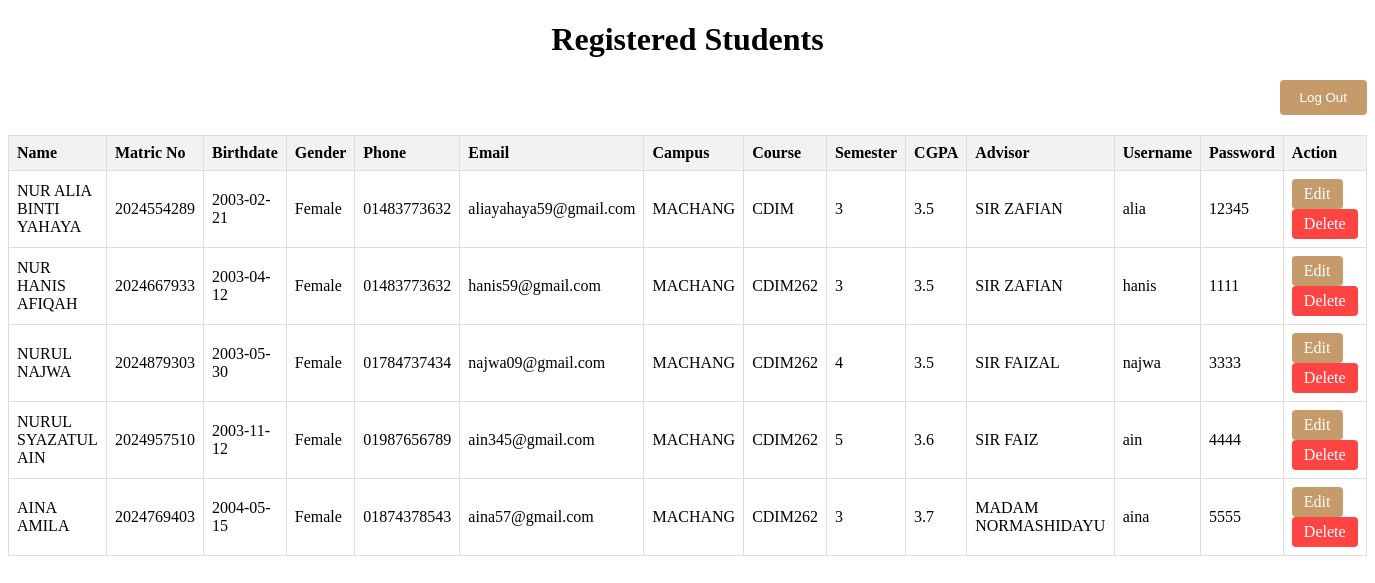
The app's page /admin.php with its own data.
### tables this page shows
CREATE TABLE `register` (
  `user_id` int(3) UNSIGNED ZEROFILL NOT NULL,
  `name` varchar(50) NOT NULL,
  `matric_no` int(10) NOT NULL,
  `dob` date NOT NULL,
  `gender` varchar(10) NOT NULL,
  `phone` varchar(15) NOT NULL,
  `email` varchar(30) NOT NULL,
  `address` varchar(200) NOT NULL,
  `avatar` varchar(255) NOT NULL,
  `username` varchar(20) NOT NULL,
  `password` varchar(10) NOT NULL,
  `campus` varchar(30) NOT NULL,
  `course` varchar(30) NOT NULL,
  `current_semester` int(10) NOT NULL,
  `cgpa` double NOT NULL,
  `advisor` varchar(50) NOT NULL
);

### admin.php (the view, shortened to what this page needs)
<!doctype html>
<html>
<head>
</head>
<body>
<?php
$con = mysqli_connect("localhost", "root", "", "eprofile") or die(mysqli_connect_errno($con));
if(isset($_GET['edit_id'])) {
    $edit_id = $_GET['edit_id'];
    $edit_query = mysqli_query($con, "SELECT * FROM register WHERE user_id=$edit_id") or die(mysqli_error($con));
    $edit_data = mysqli_fetch_array($edit_query);
    ?>
    <h2>Edit Registration</h2>
    <form method="POST" action="">
        <input type="hidden" name="id" value="<?php echo $edit_data['user_id']; ?>">
        <p>Name: <input type="text" name="name" value="<?php echo $edit_data['name']; ?>"></p>
        <p>Matric No: <input type="number" name="matric_no" value="<?php echo $edit_data['matric_no']; ?>"></p>
        <p>Birthdate: <input type="date" name="dob" value="<?php echo $edit_data['dob']; ?>"></p>
        <p>Gender: <input type="gender" name="gender" value="<?php echo $edit_data['gender']; ?>"></p>
        <p>Phone: <input type="text" name="phone" value="<?php echo $edit_data['phone']; ?>"></p>
        <p>Email: <input type="email" name="email" value="<?php echo $edit_data['email']; ?>"></p>
        <p>Address: <input type="text" name="address" value="<?php echo $edit_data['address']; ?>"></p>
        <p>Campus: <input type="text" name="campus" value="<?php echo $edit_data['campus']; ?>"></p>
        <p>Course: <input type="text" name="course" value="<?php echo $edit_data['course']; ?>"></p>
        <p>Semester: <input type="number" name="current_semester" value="<?php echo $edit_data['current_semester']; ?>"></p>
        <p>CGPA: <input type="number" name="cgpa" value="<?php echo $edit_data['cgpa']; ?>"></p>
        <p>Advisor: <input type="text" name="advisor" value="<?php echo $edit_data['advisor']; ?>"></p>
        <p>Username: <input type="text" name="username" value="<?php echo $edit_data['username']; ?>"></p>
        <p>Password: <input type="password" name="password" value="<?php echo $edit_data['password']; ?>"></p>
        <input type="submit" name="update" value="Update" class="edit-btn">
    </form>
    <?php
} else {
    $carian = mysqli_query($con, "SELECT * FROM register") or die(mysqli_error($con));
    echo "<h1 style='text-align:center'>Registered Students</h1>";
    echo "<form method='POST' action='' style='text-align: right; margin-bottom: 20px;'>
            <button type='submit' name='logout' style='background-color: #c69b6b; color: white; padding: 10px 20px; border: none; border-radius: 4px; cursor: pointer;'>Log Out</button>
        </form>";
    echo "<table>
        <tr>
            <th>Name</th>
            <th>Matric No</th>
            <th>Birthdate</th>
            <th>Gender</th>
            <th>Phone</th>
            <th>Email</th>
            <th>Campus</th>
            <th>Course</th>
            <th>Semester</th>
            <th>CGPA</th>
            <th>Advisor</th>
            <th>Username</th>
            <th>Password</th>
            <th>Action</th>
        </tr>";
    while($data = mysqli_fetch_array($carian)) {
        echo "<tr>";
        echo "<td>{$data['name']}</td>";
        echo "<td>{$data['matric_no']}</td>";
        echo "<td>{$data['dob']}</td>";
        echo "<td>{$data['gender']}</td>";
        echo "<td>{$data['phone']}</td>";
        echo "<td>{$data['email']}</td>";
        echo "<td>{$data['campus']}</td>";
        echo "<td>{$data['course']}</td>";
        echo "<td>{$data['current_semester']}</td>";
        echo "<td>{$data['cgpa']}</td>";
        echo "<td>{$data['advisor']}</td>";
        echo "<td>{$data['username']}</td>";
        echo "<td>{$data['password']}</td>";
        echo "<td>
                <a href='?edit_id={$data['user_id']}' class='edit-btn'>Edit</a>
                <a href='?delete_id={$data['user_id']}' class='delete-btn' onclick='return confirm(\"Are you sure you want to delete this record?\")'>Delete</a>
              </td>";
        echo "</tr>";
    }
    echo "</table>";
}
?>
</body>
</html>

### admin.php (style rules this page uses)
table { border-collapse: collapse; width: 100%; }
th, td { border: 1px solid #ddd; padding: 8px; text-align: left; }
th { background-color: #f2f2f2; }
.edit-btn { background-color: #c69b6b; color: white; padding: 6px 12px; border: none; border-radius: 4px; cursor: pointer; text-decoration: none; display: inline-block; margin-right: 5px; }
.delete-btn { background-color: #ff4444; color: white; padding: 6px 12px; border: none; border-radius: 4px; cursor: pointer; text-decoration: none; display: inline-block; }

### records on screen
register: name "NUR ALIA BINTI YAHAYA", matric_no "2024554289", dob "2003-02-21", gender "Female", phone "01483773632", email "aliayahaya59@gmail.com", campus "MACHANG", course "CDIM", current_semester "3", cgpa "3.5", advisor "SIR ZAFIAN", username "alia", password "12345"
register: name "NUR HANIS AFIQAH", matric_no "2024667933", dob "2003-04-12", gender "Female", phone "01483773632", email "hanis59@gmail.com", campus "MACHANG", course "CDIM262", current_semester "3", cgpa "3.5", advisor "SIR ZAFIAN", username "hanis", password "1111"
register: name "NURUL NAJWA", matric_no "2024879303", dob "2003-05-30", gender "Female", phone "01784737434", email "najwa09@gmail.com", campus "MACHANG", course "CDIM262", current_semester "4", cgpa "3.5", advisor "SIR FAIZAL", username "najwa", password "3333"
register: name "NURUL SYAZATUL AIN", matric_no "2024957510", dob "2003-11-12", gender "Female", phone "01987656789", email "ain345@gmail.com", campus "MACHANG", course "CDIM262", current_semester "5", cgpa "3.6", advisor "SIR FAIZ", username "ain", password "4444"
register: name "AINA AMILA", matric_no "2024769403", dob "2004-05-15", gender "Female", phone "01874378543", email "aina57@gmail.com", campus "MACHANG", course "CDIM262", current_semester "3", cgpa "3.7", advisor "MADAM NORMASHIDAYU", username "aina", password "5555"
